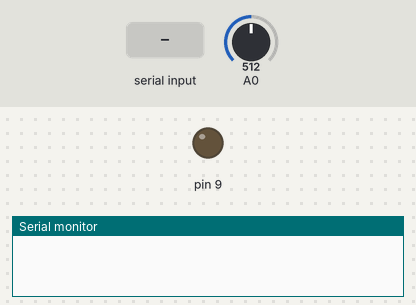
Simulated run of this sketch. Board: Arduino Uno, built with avr-gcc and run on an emulated ATmega328P. On the bench: output pins drawn as LEDs (lit = HIGH), the last lines printed to the serial monitor. The inputs (shaded band) are chosen by the test bench; at power-on: A0 = 512.

Above: at 1.2 s.
1.3 s: "b" received over Serial
At 1.49 s:
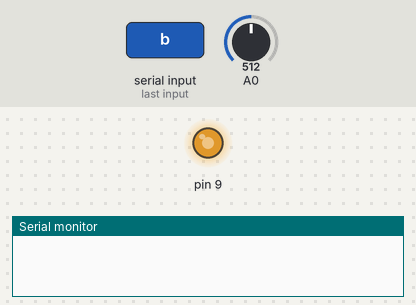
At 2.9 s:
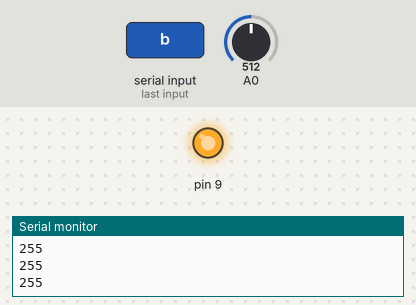
4.3 s: "q" received over Serial
At 5.4 s:
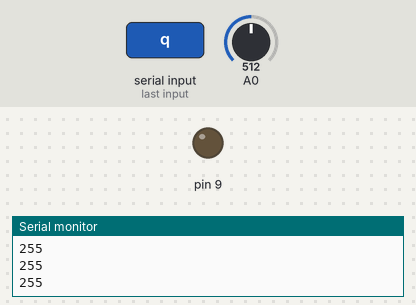
Timing chart, 0 to 7.3 s (numbered marks = the images above; inputs shaded):
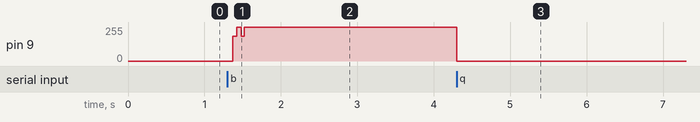

The sketch:

control2_tests.ino
```cpp
// Timer frequency = 10 kHz
// Timer period = 1.0e-4 s = 100 us

// dominant pole: s = -355.196886
// ts = 0.01126136

// pwm frequency = 31372.55 Hz
// pwm period = 31.875 us

const int BATCH_SIZE = 200;
const int NUM_INPUTS = (BATCH_SIZE / 5 );
const int INPUT_CHANGE_PERIOD = BATCH_SIZE/NUM_INPUTS; // in samples

int sample_buffers[BATCH_SIZE] = {};
uint16_t input_list[NUM_INPUTS] = {};

const bool DEBUG = false;
const bool PRBS = true;

char timer_count = 0;
bool sample = false;
bool send_serial = false;
uint16_t sample_count = 0;
uint16_t input_count = 0;

char received_from_serial = '0';

// Random number generator based on xorshift
// (adapted for fewer number of bits)
unsigned int s[2] = {1231, 999999};
unsigned int rng()
{
    unsigned int x = s[0];
    unsigned int y = s[1];
    s[0] = y;
    x ^= x << 7; // a
    s[1] = x ^ y ^ (x >> 3) ^ (y >> 5); // b, c

    if (PRBS)
        return ((s[1] + y)%2)*255;
    else
        return (s[1] + y)%255;
}

void send_samples()
{
    int i=0;
    for (i=0; i < BATCH_SIZE; i++){
        Serial.println(sample_buffers[i]);
    }
    Serial.println("inputs");
    for (int i=0; i < NUM_INPUTS; i++)
        Serial.println(input_list[i]);
}

ISR(TIMER2_COMPA_vect)
{
    timer_count++;
    if (timer_count>10)
    {
        timer_count=0;
        if(sample)
        {
            sample_buffers[sample_count] = analogRead(A0);
            if (sample_count % INPUT_CHANGE_PERIOD == 0)
            {
                analogWrite(9, input_list[input_count]);
                input_count = (input_count + 1)%NUM_INPUTS;
            }
            sample_count++;
            if (sample_count==BATCH_SIZE)
            {
                sample_count =0;
                send_serial = true;
            }
        }
    }
}

void setup() {
    Serial.begin(115200);
    // Timer secrets: https://playground.arduino.cc/Main/TimerPWMCheatsheet
    // https://www.arduino.cc/reference/en/language/functions/analog-io/analogwrite/
    TCCR1B = (TCCR1B & 0b11111000) | 0x01;

    //set timer2 interrupt at 8kHz
    TCCR2A = 0; TCCR2B = 0; TCNT2  = 0;
    // set compare match register for 10khz increments
    OCR2A = 199;// = (16*10^6) / (10e3*8) - 1 (must <256)
    // turn on CTC mode, Set CS21 bit for 8 prescaler
    TCCR2A |= (1 << WGM21); TCCR2B |= (1 << CS21);
    // enable timer compare interrupt
    TIMSK2 |= (1 << OCIE2A);

    for(int i=0; i < NUM_INPUTS; i++)
    {
        input_list[i] = rng();
    }

    analogWrite(9, 0);
}
void loop() {

    if (send_serial == true)
    {
        sample=false;
        send_serial = false;
        send_samples();
    }

    if (Serial.available()){
        received_from_serial = Serial.read();
        switch (received_from_serial){
            case 'b':
                sample=true;
                break;
            case 'q':
                sample=false;
                analogWrite(9, 0);
                break;
            case 'r':
                Serial.println(rng());
                break;
        }
        received_from_serial = '0';
    }
}
```

Measured:
- after the input at 1.3 s, pin 9: 0/255 → 255/255 after 0.07 s
- after the input at 4.3 s, pin 9: 255/255 → 0/255 at once
